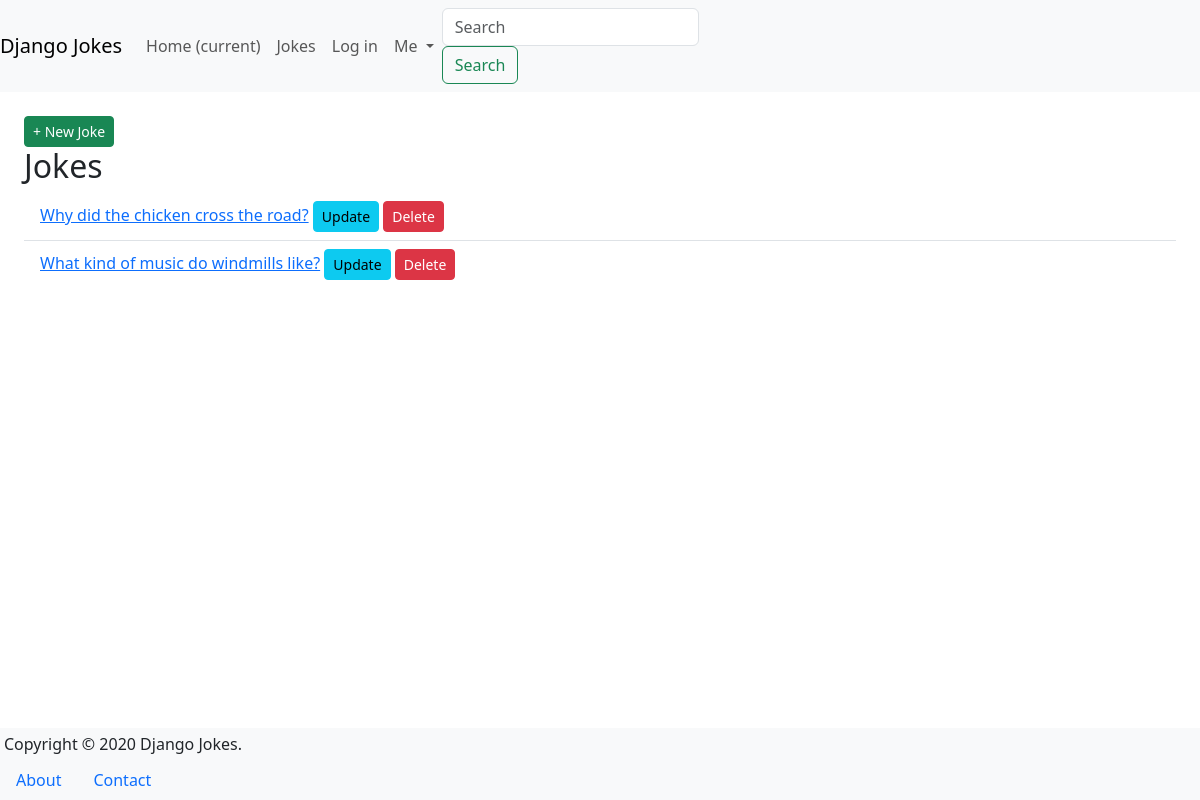
/jokes/, run on an earlier commit of the app's database.
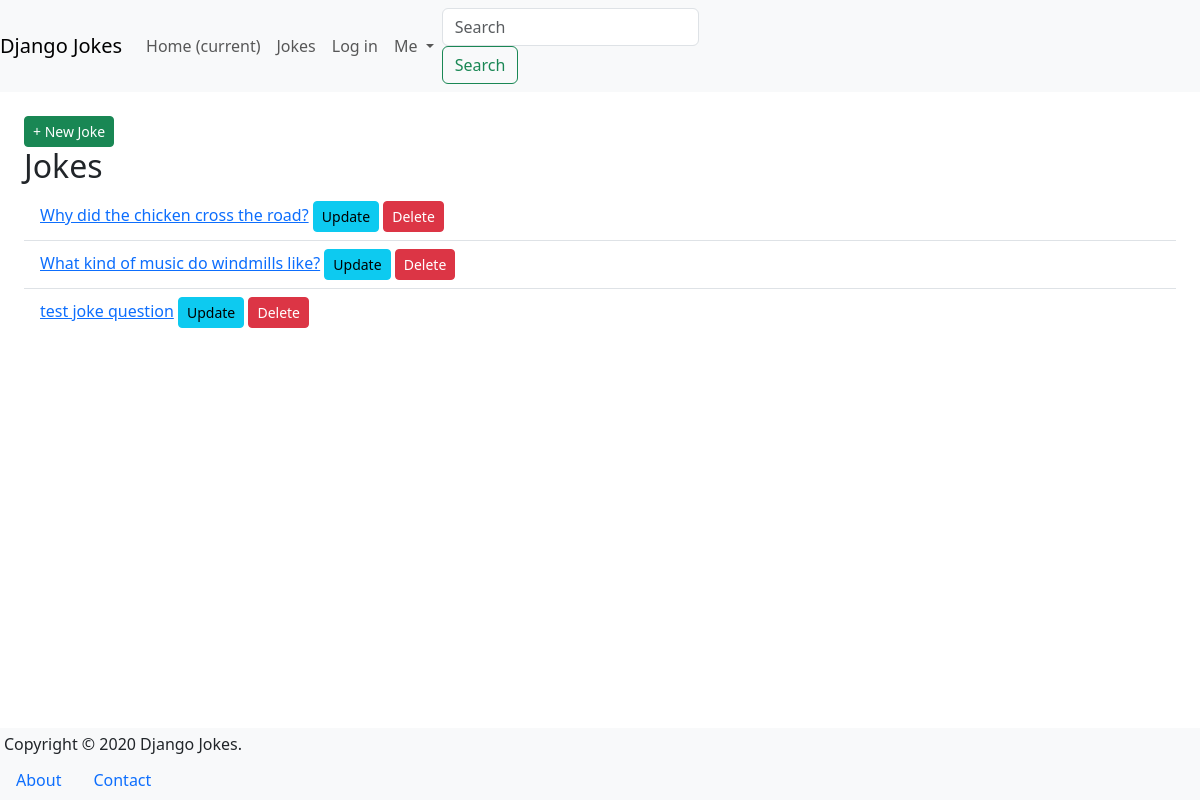
And on a later commit of the database.
### jokes/models.py (models this page shows, shortened)
class Joke(models.Model):
    question = models.TextField(max_length=200)
    answer = models.TextField(max_length=100, blank=True)
    created = models.DateTimeField(auto_now_add=True)
    updated = models.DateTimeField(auto_now=True)
    def get_absolute_url(self):
        return reverse('jokes:detail', args=[str(self.pk)])

### jokes/views.py (the view)
# urls.py: path('', JokeListView.as_view(), name='list'),
class JokeListView(ListView):
    model = Joke

### templates/jokes/joke_list.html (shortened to what this page needs)
{% extends "_base.html" %}
{% block main %}
    <a class="btn btn-success btn-sm float-right" href="{% url 'jokes:create' %}">
    + New Joke
    </a>
        <h2>Jokes</h2>
    <ul class="list-group list-group-flush mb-3">
    {% for joke in joke_list %}
        <li class="list-group-item">
            <a href="{{ joke.get_absolute_url }}">{{ joke.question }}</a>
            <a href="{% url 'jokes:update' joke.pk %}"
            class="btn btn-info btn-sm float-right mr-2">Update</a>
            <a href="{% url 'jokes:delete' joke.pk %}"
            class="btn btn-danger btn-sm float-right mr-2">Delete</a>
        </li>
    {% endfor %}
    </ul>
{% endblock %}

What changed in the data, as far as the page shows it:
added Joke: question "test joke question"
